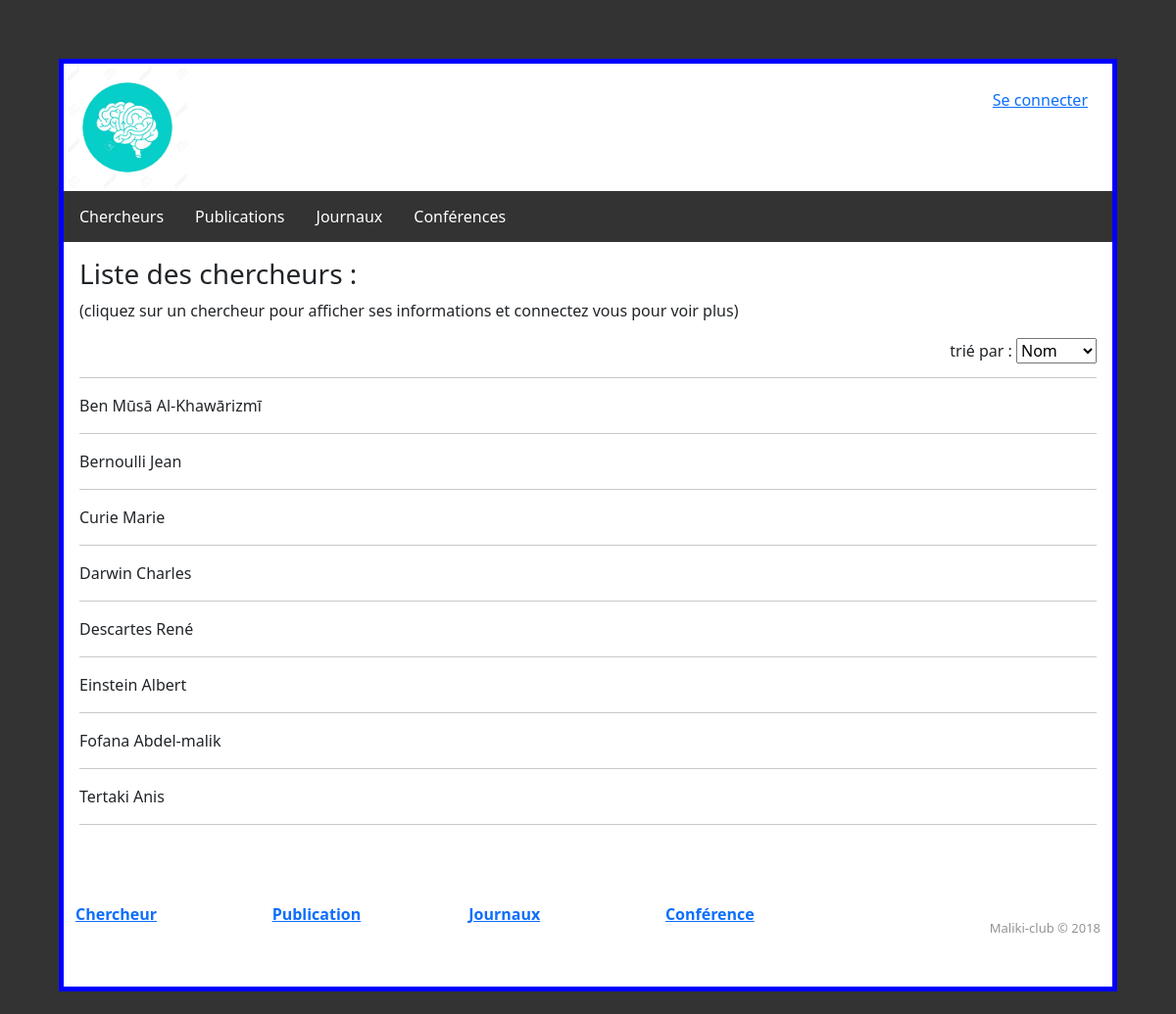
Screenshot of /chercheur.php with the database file from the repository.
### tables this page shows
CREATE TABLE `utilisateur` (
  `name` varchar(11) NOT NULL,
  `password` varchar(11) NOT NULL,
  `nom` varchar(255) NOT NULL,
  `prenom` varchar(30) NOT NULL,
  `date` date NOT NULL,
  `pays` text NOT NULL,
  `address` longtext NOT NULL,
  `affiliation` text NOT NULL,
  `travail` varchar(2555) NOT NULL,
  `grade` longtext NOT NULL,
  `recherche` text NOT NULL,
  `biographie` longtext NOT NULL,
  `admin` int(11) NOT NULL DEFAULT 0
);

### chercheur.php (the view, shortened to what this page needs)
<!DOCTYPE html>
<html lang="fr">
    <?php require 'includes/header.php'; ?>
    <body>
        <?php require 'includes/navbar.php'; ?>
      <div class="centre">
        <h3>Liste des chercheurs :</h3>
        <p>(cliquez sur un chercheur pour afficher ses informations et connectez vous pour voir plus)</p>
        <div class="filter-condition">
          <form id="myForm" action="chercheur.php" method="post">
            <div class="select">
            <span> trié par :</span>
            <select name="select" id="monSelect" onchange="document.getElementById('myForm').submit()">
                <option value="nom" <?php if(isset($_POST["select"])){
                  if(strcmp($_POST["select"], "nom") == 0 )
                  echo "selected";
                } ?>> Nom</option>
            </select>
            </div>
        </form>
        </div>
        <br>
        <hr>
<?php
require 'includes/conn2.php';
$selected = "nom";
$sql = "SELECT name, nom, prenom, pays, affiliation, biographie FROM utilisateur ORDER BY " . $selected;
$result = $conn->query($sql);
if ($result->num_rows > 0) {
  while($row = $result->fetch_assoc()) {
    if(empty($_SESSION['username'])){
      echo "<div id=" . $row["name"] . " class='mc' >" . $row["nom"] . " " . $row["prenom"] . "</div>";
      echo "<hr>";
   }
  }
} else {
  echo "0 results";
}
?>
</div>
        <?php require 'includes/footer.php'; ?>
    </body>
</html>

### includes/header.php (shortened to what this page needs)
<head>
    <link rel="stylesheet" href="https://cdnjs.cloudflare.com/ajax/libs/twitter-bootstrap/4.1.3/css/bootstrap.min.css">
    <link rel="stylesheet" href="https://cdnjs.cloudflare.com/ajax/libs/ionicons/2.0.1/css/ionicons.min.css">
    <link rel="stylesheet" href="https://cdn.jsdelivr.net/npm/bootstrap@5.1.3/dist/css/bootstrap.min.css">
    <link href="https://cdnjs.cloudflare.com/ajax/libs/magnific-popup.js/1.1.0/magnific-popup.min.css" rel="stylesheet" />
    <link rel="stylesheet" href="asset/patron.css">
</head>

### includes/navbar.php (shortened to what this page needs)
<a href="index.php"><img src="img/logo.webp" alt="logo" width="130" height="130"></a>
       <?php if(empty($_SESSION['username'])){
           echo "<a id='login' href='connexion.php'>Se connecter</a>";
        }
        ?>
        <ul id="menu">
            <li><a href="chercheur.php">Chercheurs</a></li>
            <li><a href="publication.php">Publications</a></li>
            <li><a href="journaux.php">Journaux</a></li>
            <li><a href="conferences.php">Conférences</a></li>
        </ul>

### includes/footer.php (shortened to what this page needs)
<div class="footer-clean">
            <footer>
                <div class="container">
                    <div class="row justify-content-center">
                        <div class="col">
                            <h3><a href="chercheur.php">Chercheur</a></h3>
                        </div>
                        <div class="col">
                            <h3><a href="publication.php">Publication</a></h3>
                        </div>
                        <div class="col">
                            <h3><a href="journaux.php">Journaux</a></h3>
                        </div>
                        <div class="col">
                            <h3><a href="conference.php">Conférence</a></h3>
                        </div>
                        <div class="col-lg-3 item social">
                            <p class="copyright">Maliki-club © 2018</p>
                        </div>
                    </div>
                </div>
            </footer>
        </div>

### asset/patron.css (style rules this page uses)
html { margin: 5%; border: 5px solid blue; background-color: #333; }
body { margin: 0; }
#login { float: right; margin:25px 25px 0 0 ; }
#menu { list-style-type: none; margin: 0; padding: 0; overflow: hidden; background-color: #333; }
#menu li { float: left; }
#menu li a { display: block; color: white; text-align: center; padding: 14px 16px; text-decoration: none; }
.footer-clean { padding:50px 0; background-color:#fff; color:#4b4c4d; width: 100%; }
.footer-clean h3 { margin-top:0; margin-bottom:12px; font-weight:bold; font-size:16px; }
.footer-clean .item.social { text-align:right; }
.footer-clean .copyright { margin-top:14px; margin-bottom:0; font-size:13px; opacity:0.6; }

### chercheur.php (style rules this page uses)
.centre { padding : 1em; }
.select { float: right; }

### rows the page displays
utilisateur: nom "Ben Mūsā", prenom "Al-Khawārizmī"
utilisateur: nom "Bernoulli", prenom "Jean"
utilisateur: nom "Curie", prenom "Marie"
utilisateur: nom "Darwin", prenom "Charles"
utilisateur: nom "Descartes", prenom "René"
utilisateur: nom "Einstein", prenom "Albert"
utilisateur: nom "Fofana", prenom "Abdel-malik"
utilisateur: nom "Tertaki", prenom "Anis"
